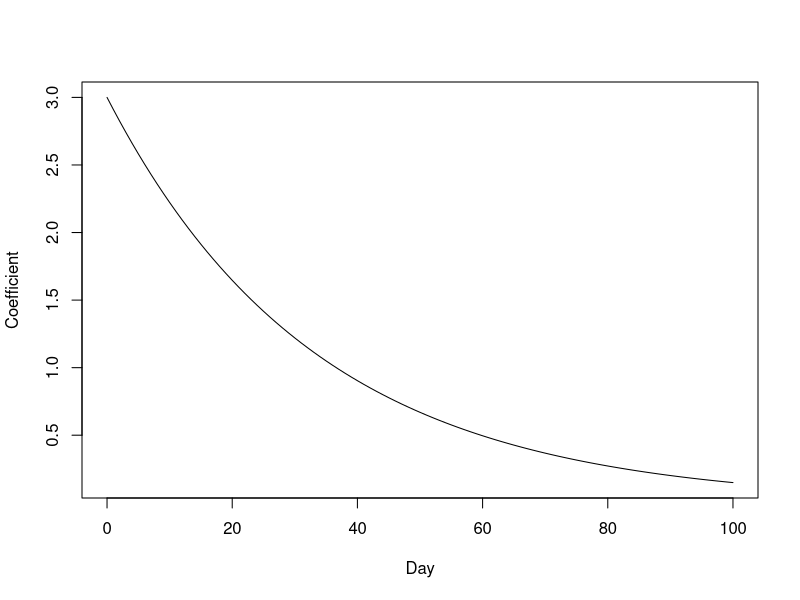
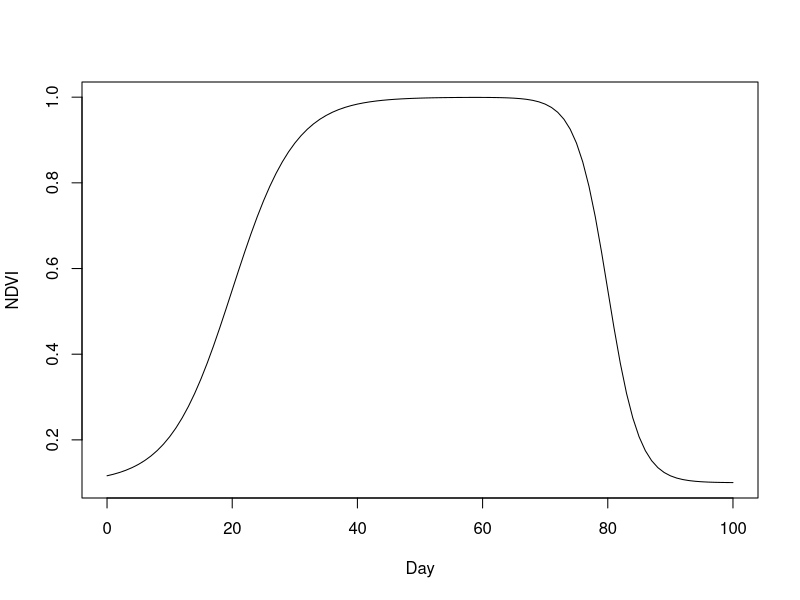
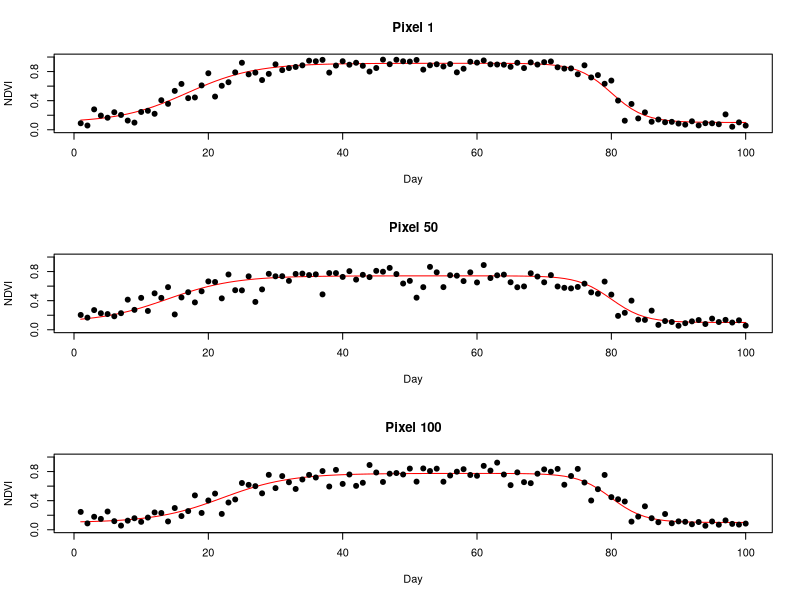
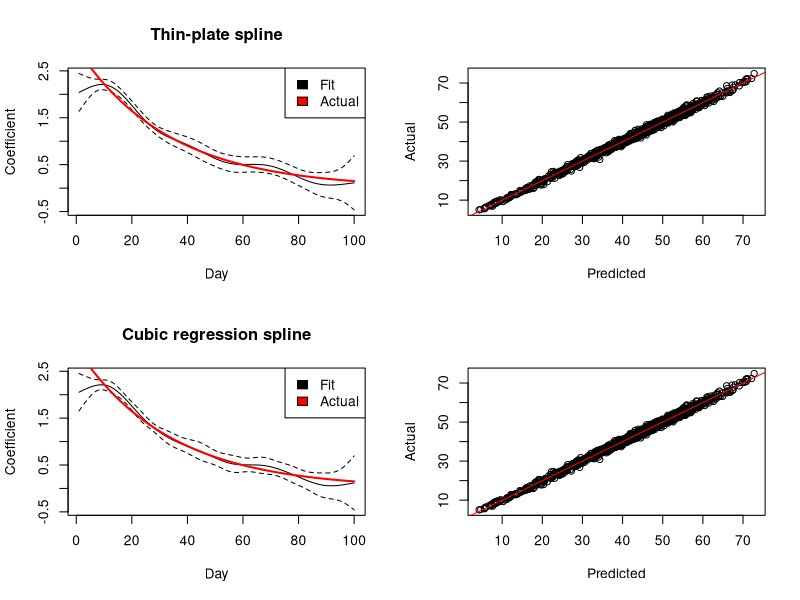

Write the R code that produced these figures, in order.
#Simple example of functional regression
#Sam Robinson, Spring 2020

# Functions ---------------------------------------------------------------

library(mgcv)
logit <- function(x) log(x/(1-x))
invLogit <- function(x) exp(x)/(1+exp(x))

# Simulate data -----------------------------------------------------------

#Goal: fit yield data to time series of NDVI (or other indices)

set.seed(1)

Ndays <- 100 #Number of days of data (columns of matrix)
Nsamp <- 1000 #Number of samples (rows of matrix)

#Say that the "true" effect of NDVI on yield is something like this:
coefFun <- function(t) 3*exp(-0.03*t)
curve(coefFun,0,100,xlab='Day',ylab='Coefficient')
#i.e the effect of NDVI is positive early on, and zero later on

#Generate some NDVI data - double logistic function from doi:10.1016/j.rse.2005.10.021
ndviFun <- function(t,min,max,mS,mA,S,A){
  #t = day, min/max = min/max NDVI,
  #mS = spring slope, mA = autumn slope, S = spring start, A = autumn start
  a <- 1/(1+exp(-mS*(t-S))) #Part 1
  b <- 1/(1+exp(mA*(t-A))) #Part 2
  min + (max-min)*(a+b-1)
}
#Example
curve(ndviFun(x,min=0.1,max=1,mS=0.2,mA=0.4,S=20,A=80),0,100,xlab='Day',y='NDVI')

#Parameters for NDVI generation
ndviPars <- c(0.1,1,0.2,0.4,20,80)

#"True" NDVI values
ndviTrue <- replicate(Nsamp,{
  sapply(1:Ndays,ndviFun,min=ndviPars[1],
         max=ndviPars[2]-1/(1+exp(rnorm(1,2,2))), #Add some variation in max NDVI
         mS=ndviPars[3], mA=ndviPars[4], 
         S=ndviPars[5] + rnorm(1,0,5), #Add variation in start time
         A=ndviPars[6])
},simplify=F)

#Received NDVI values (white noise added)
ndvi <- lapply(ndviTrue,function(x){
  invLogit(logit(x)+rnorm(length(x),0,0.5))
})

#Convert both into matrices
ndviTrue <- do.call('rbind',ndviTrue)
ndvi <- do.call('rbind',ndvi)

#Example plots
par(mfrow=c(3,1))
for(i in c(1,50,100)){
  plot(1:Ndays,ndviTrue[i,],xlab='Day',ylab='NDVI',col='red',
       type='l',ylim=c(0,1),main=paste('Pixel',i))
  points(1:Ndays,ndvi[i,],pch=19)
}
par(mfrow=c(1,1))

#Generate some yield data
yield <- ndviTrue %*% coefFun(1:100)


# Fit model ---------------------------------------------------------------

#Create matrix of day values to use in model
dayMat <- matrix(rep(1:Ndays,each=Nsamp),ncol=Ndays)

#Fit model
par(mfrow=c(2,2))

mod1 <- gam(yield ~ s(dayMat,by=ndvi,bs='tp'))
summary(mod1)
plot(mod1,shade=T,rug=F,ylab='Coefficient',xlab='Day',main='Thin-plate spline')
lines(1:100,coefFun(1:100),col='red',lwd=2) #Pretty close fit
legend('topright',c('Fit','Actual'),fill=c('black','red'))
plot(predict(mod1),yield,xlab='Predicted',ylab='Actual'); abline(0,1,col='red')


mod2 <- gam(yield ~ s(dayMat,by=ndvi,bs='cr'))
summary(mod2)
plot(mod2,shade=T,rug=F,ylab='Coefficient',xlab='Day',main='Cubic regression spline')
lines(1:100,coefFun(1:100),col='red',lwd=2) #Similar fit from a cubic regression spline
legend('topright',c('Fit','Actual'),fill=c('black','red'))
plot(predict(mod1),yield,xlab='Predicted',ylab='Actual'); abline(0,1,col='red')

#Other things to try:
# Fiddle around with variances
# Fit only part of data (say, every 10 days)
